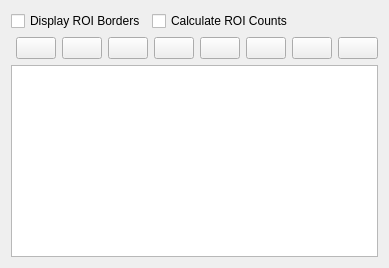
       <widget class="QWidget" name="tab_2">
        <attribute name="title">
         <string>ROI</string>
        </attribute>
        <layout class="QGridLayout" name="gridLayout_4">
         <item row="1" column="0">
          <layout class="QHBoxLayout" name="horizontalLayout">
           <item>
            <spacer name="horizontalSpacer">
             <property name="orientation">
              <enum>Qt::Horizontal</enum>
             </property>
             <property name="sizeHint" stdset="0">
              <size>
               <width>5</width>
               <height>20</height>
              </size>
             </property>
            </spacer>
           </item>
           <item>
            <widget class="QPushButton" name="m_EditROIButton">
             <property name="toolTip">
              <string>Edit ROI Values...</string>
             </property>
             <property name="text">
              <string/>
             </property>
             <property name="icon">
              <iconset resource="qxrdresources.qrc">
               <normaloff>:/images/preferences.png</normaloff>:/images/preferences.png</iconset>
             </property>
            </widget>
           </item>
           <item>
            <widget class="QPushButton" name="m_RecalculateButton">
             <property name="toolTip">
              <string>Recalculate ROI Values</string>
             </property>
             <property name="text">
              <string/>
             </property>
             <property name="icon">
              <iconset resource="qxrdresources.qrc">
               <normaloff>:/images/view-refresh.png</normaloff>:/images/view-refresh.png</iconset>
             </property>
            </widget>
           </item>
           <item>
            <widget class="QPushButton" name="m_VisualizeROIBackground">
             <property name="toolTip">
              <string>Visualize ROI Background</string>
             </property>
             <property name="text">
              <string/>
             </property>
             <property name="icon">
              <iconset resource="qxrdresources.qrc">
               <normaloff>:/images/mask_invert.png</normaloff>:/images/mask_invert.png</iconset>
             </property>
            </widget>
           </item>
           <item>
            <widget class="QPushButton" name="m_VisualizeROIPeak">
             <property name="toolTip">
              <string>Visualize ROI Peak</string>
             </property>
             <property name="text">
              <string/>
             </property>
             <property name="icon">
              <iconset resource="qxrdresources.qrc">
               <normaloff>:/images/mask_polygon.png</normaloff>:/images/mask_polygon.png</iconset>
             </property>
            </widget>
           </item>
           <item>
            <widget class="QPushButton" name="m_MoveROIUp">
             <property name="toolTip">
              <string>Move ROI Up</string>
             </property>
             <property name="text">
              <string/>
             </property>
             <property name="icon">
              <iconset resource="qxrdresources.qrc">
               <normaloff>:/images/go-up.png</normaloff>:/images/go-up.png</iconset>
             </property>
            </widget>
           </item>
           <item>
            <widget class="QPushButton" name="m_MoveROIDown">
             <property name="toolTip">
              <string>Mocve ROI Down</string>
             </property>
             <property name="text">
              <string/>
             </property>
             <property name="icon">
              <iconset resource="qxrdresources.qrc">
               <normaloff>:/images/go-down.png</normaloff>:/images/go-down.png</iconset>
             </property>
            </widget>
           </item>
           <item>
            <widget class="QPushButton" name="m_DeleteROI">
             <property name="toolTip">
              <string>Delete Selected ROI(s)</string>
             </property>
             <property name="text">
              <string/>
             </property>
             <property name="icon">
              <iconset resource="qxrdresources.qrc">
               <normaloff>:/images/list-remove.png</normaloff>:/images/list-remove.png</iconset>
             </property>
            </widget>
           </item>
           <item>
            <widget class="QPushButton" name="m_NewROI">
             <property name="toolTip">
              <string>Append New ROI</string>
             </property>
             <property name="text">
              <string/>
             </property>
             <property name="icon">
              <iconset resource="qxrdresources.qrc">
               <normaloff>:/images/list-add.png</normaloff>:/images/list-add.png</iconset>
             </property>
            </widget>
           </item>
          </layout>
         </item>
         <item row="0" column="0">
          <layout class="QHBoxLayout" name="horizontalLayout_2">
           <item>
            <widget class="QCheckBox" name="m_DisplayROIBorders">
             <property name="text">
              <string>Display ROI Borders</string>
             </property>
            </widget>
           </item>
           <item>
            <widget class="QCheckBox" name="m_CalculateROICounts">
             <property name="text">
              <string>Calculate ROI Counts</string>
             </property>
            </widget>
           </item>
           <item>
            <spacer name="horizontalSpacer_2">
             <property name="orientation">
              <enum>Qt::Horizontal</enum>
             </property>
             <property name="sizeHint" stdset="0">
              <size>
               <width>40</width>
               <height>20</height>
              </size>
             </property>
            </spacer>
           </item>
          </layout>
         </item>
         <item row="3" column="0">
          <widget class="QTableView" name="m_ROIWidget"/>
         </item>
        </layout>
       </widget>
